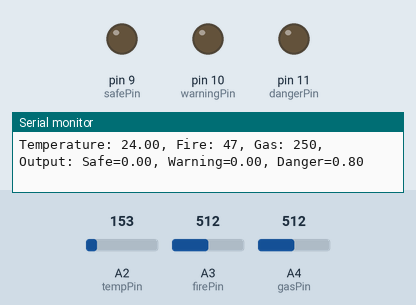
Recording of a sketch running on a simulated Arduino Uno, built with avr-gcc and run on an emulated ATmega328P. Parts: output pins drawn as LEDs (lit = HIGH), the last lines printed to the serial monitor. Inputs (shaded band) come from the test bench; at power-on: A2 (tempPin) = 153, A3 (firePin) = 512, A4 (gasPin) = 512.

Above: at 1.2 s.
1.3 s: A2 (tempPin) set to 164
At 2.2 s:
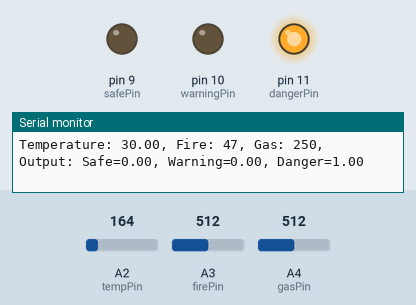
3.2 s: A3 (firePin) set to 730
4.7 s: A3 (firePin) set to 755
At 5.8 s:
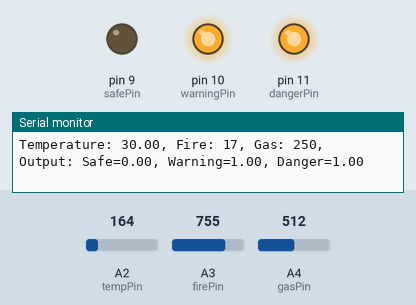
6.2 s: A4 (gasPin) set to 158
7.7 s: A4 (gasPin) set to 130
At 8.2 s:
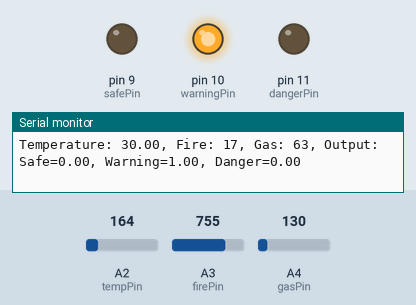
9.2 s: A4 (gasPin) set to 306
At 9.9 s:
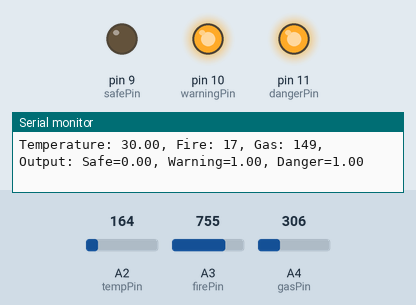
Timing chart, 0 to 11.7 s (numbered marks = the images above; inputs shaded):
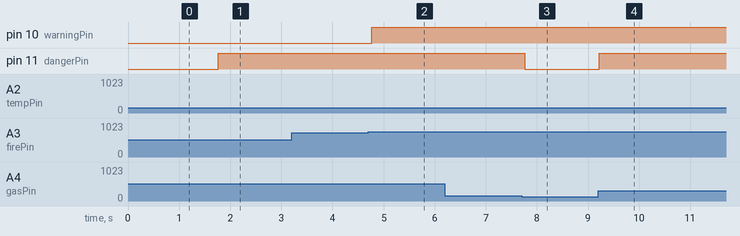

The sketch:

fuzzy_reng4.ino
```cpp
// Define input pins
const int tempPin = A2;
const int firePin = A3;
const int gasPin  = A4;

// Define output pins
const int safePin = 9;
const int warningPin = 10;
const int dangerPin = 11;

int fireValue = 0;
int gasValue = 0;              // Array to store gas readings
const int numReadings = 5;     // Number of readings to average
int tempReadings[numReadings]; // Array to store temperature readings
int tempIndex = 0;             // Index of the current temperature reading
float averageTemp = 0;         // Average temperature value

void setup()
{
  // Set input pins as inputs
  pinMode(tempPin, INPUT);
  pinMode(firePin, INPUT);

  // Set output pins as outputs
  pinMode(safePin, OUTPUT);
  pinMode(warningPin, OUTPUT);
  pinMode(dangerPin, OUTPUT);

  // Start serial communication for debugging purposes
  Serial.begin(115200);
  Serial.println("Fire Detection System Started");
}

void loop()
{
  // Read temperature
  int TempSensorValue = analogRead(tempPin);
  float voltage0 = (TempSensorValue / 1023.0) * 5.0;   // Convert analog value to voltage
  float temperature = (voltage0 - 0.5) * 100.0;        // Apply the offset to adjust the temperature reading
  tempReadings[tempIndex] = int(temperature);          // Store temperature reading in the array
  tempIndex = (tempIndex + 1) % numReadings;           // Increment index
  averageTemp = calculateAverage(tempReadings, numReadings); // Calculate the average temperature

  // Read fire sensor values
  int FireSensorValue = analogRead(firePin);
  float voltage1 = (FireSensorValue / 1023.0) * 5.0; // Convert analog value to voltage
  float fireVal = voltage1 * 100.0;                  // Apply the offset to adjust the ppm reading
  fireValue = int(fireVal);                          // Store fire reading in the array
  byte fire = map(fireValue, 440, 40, 0, 100);       // Map the fire reading

  // Read gas sensor values
  int GasSensorValue = analogRead(gasPin);
  float voltage2 = (GasSensorValue / 1023.0) * 5.0; // Convert analog value to voltage
  float ppm = voltage2 * 100.0;                     // Apply the offset to adjust the ppm reading
  gasValue = int(ppm);                              // Store ppm reading in the array

  // Fuzzy logic calculation for temperature
  float cold = max(0, 1 - (averageTemp - 0) / (20 - 0));
  float warm = max(0, min((averageTemp - 0) / (30 - 0), (50 - averageTemp) / (50 - 30)));
  float hot = max(0, min((averageTemp - 30) / (70 - 30), 1));

  // Fuzzy logic calculation for fire
  float none = max(0, 1 - (fire - 0) / (20 - 0));
  float small = max(0, min((fire - 0) / (30 - 0), (50 - fire) / (50 - 30)));
  float large = max(0, min((fire - 30) / (70 - 30), 1));

  // Fuzzy logic calculation for gas (smoke)
  float noGas = max(0, 1 - (gasValue - 0) / (20 - 0));
  float lightGas = max(0, min((gasValue - 0) / (30 - 0), (50 - gasValue)) / (50 - 30));
  float heavyGas = max(0, min((gasValue - 30) / (70 - 30), 1));

  // Fuzzy logic rules for output
  float safe = min(cold, max(none, noGas));
  float warning = min(max(cold, warm), max(max(none, small), lightGas));
  float danger = min(max(warm, hot), max(large, heavyGas));

  // Map fuzzy output values to the PWM range (0-255)
  int safePWM = map(safe, 0, 1, 0, 255);
  int warningPWM = map(warning, 0, 1, 0, 255);
  int dangerPWM = map(danger, 0, 1, 0, 255);

  // Output values to pins
  analogWrite(safePin, safePWM);
  analogWrite(warningPin, warningPWM);
  analogWrite(dangerPin, dangerPWM);

  // Debugging output to serial monitor
  Serial.print("Temperature: ");
  Serial.print(averageTemp);
  Serial.print(", Fire: ");
  Serial.print(fire);
  Serial.print(", Gas: ");
  Serial.print(gasValue);
  Serial.print(", Output: Safe=");
  Serial.print(safe);
  Serial.print(", Warning=");
  Serial.print(warning);
  Serial.print(", Danger=");
  Serial.println(danger);

  // Wait for a short time before reading inputs again
  delay(100);
}

// Function to calculate the average value from an array
float calculateAverage(int *array, int length)
{
  float sum = 0;
  for (int i = 0; i < length; i++)
  {
    sum += array[i];
  }
  return sum / length;
}
```

Measured:
- the behaviour switches between 163 and 164 on A2 (tempPin) (found by bisection; images 0 and 1)
- the behaviour switches between 738 and 739 on A3 (firePin) (found by bisection; images 1 and 2)
- the behaviour switches between 144 and 143 on A4 (gasPin) (found by bisection; images 2 and 3)
- after the input at 1.3 s, pin 11 (dangerPin): LOW → HIGH after 0.46 s
- after the input at 4.7 s, pin 10 (warningPin): LOW → HIGH after 0.06 s
- after the input at 7.7 s, pin 11 (dangerPin): HIGH → LOW after 0.07 s
- after the input at 9.2 s, pin 11 (dangerPin): LOW → HIGH at once
